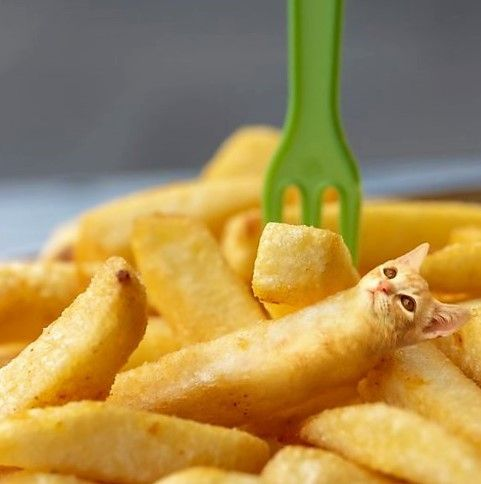
#> input picture Practice 1/image.jpg, 481 x 484 px
$ python main.py
#> lines starting #> are read from the running program, lines starting #| are printed output that depends on the picture
import cv2
import matplotlib.pyplot as plt

# зчитування зображення без змін
img = cv2.imread('image.jpg', cv2.IMREAD_UNCHANGED)
#> img is the input picture: shape (484, 481, 3); mean B, G, R 81.2, 140, 167.5


# розміри: (висота, ширина, канали)
print("Розміри зображення:", img.shape)
#| Розміри зображення: (484, 481, 3)

# спосіб 1: ручний розрахунок об'єму
height, width, channels = img.shape
#> height = 484; width = 481; channels = 3
volume1 = height * width * channels
#> volume1 = 698412
print("Об'єм (спосіб 1):", volume1, "байт")
#| Об'єм (спосіб 1): 698412 байт

# спосіб 2: через numpy
volume2 = img.size * img.itemsize
#> volume2 = 698412
print("Об'єм (спосіб 2):", volume2, "байт")
#| Об'єм (спосіб 2): 698412 байт

# конвертація BGR → RGB для коректного відображення
img_rgb = cv2.cvtColor(img, cv2.COLOR_BGR2RGB)

# показ оригінального зображення
plt.imshow(img_rgb)
plt.title("Оригінальне зображення")
plt.axis('off')
plt.show()

# перевід у відтінки сірого
gray = cv2.cvtColor(img, cv2.COLOR_BGR2GRAY)
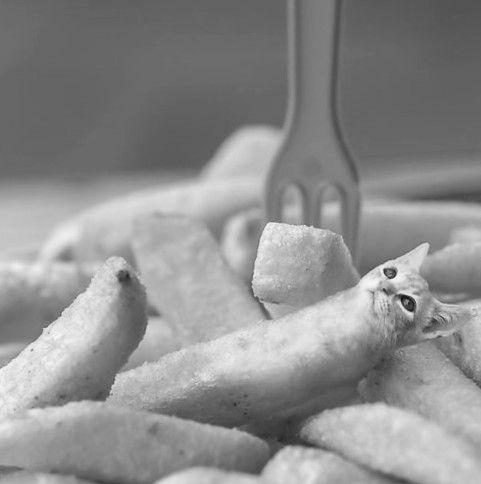
#> gray: shape (484, 481); min 15, max 249, mean 141.5

# створення двох підграфіків
fig, axes = plt.subplots(1, 2)

# стандартне сіре зображення
axes[0].imshow(gray, cmap='gray')
axes[0].set_title("Звичайне сіре")
axes[0].axis('off')

# сіре з ручним масштабуванням (контраст)
axes[1].imshow(gray, cmap='gray', vmin=100, vmax=200)
axes[1].set_title("З масштабуванням")
axes[1].axis('off')

plt.show()  # відображення обох зображень
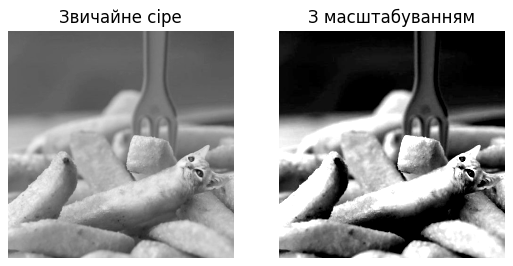
#> figure drawn by matplotlib, 2 panels

# збереження з різною якістю JPEG
cv2.imwrite('img_q75.jpg', img, [cv2.IMWRITE_JPEG_QUALITY, 75])
cv2.imwrite('img_q30.jpg', img, [cv2.IMWRITE_JPEG_QUALITY, 30])
cv2.imwrite('img_q0.jpg', img, [cv2.IMWRITE_JPEG_QUALITY, 0])
